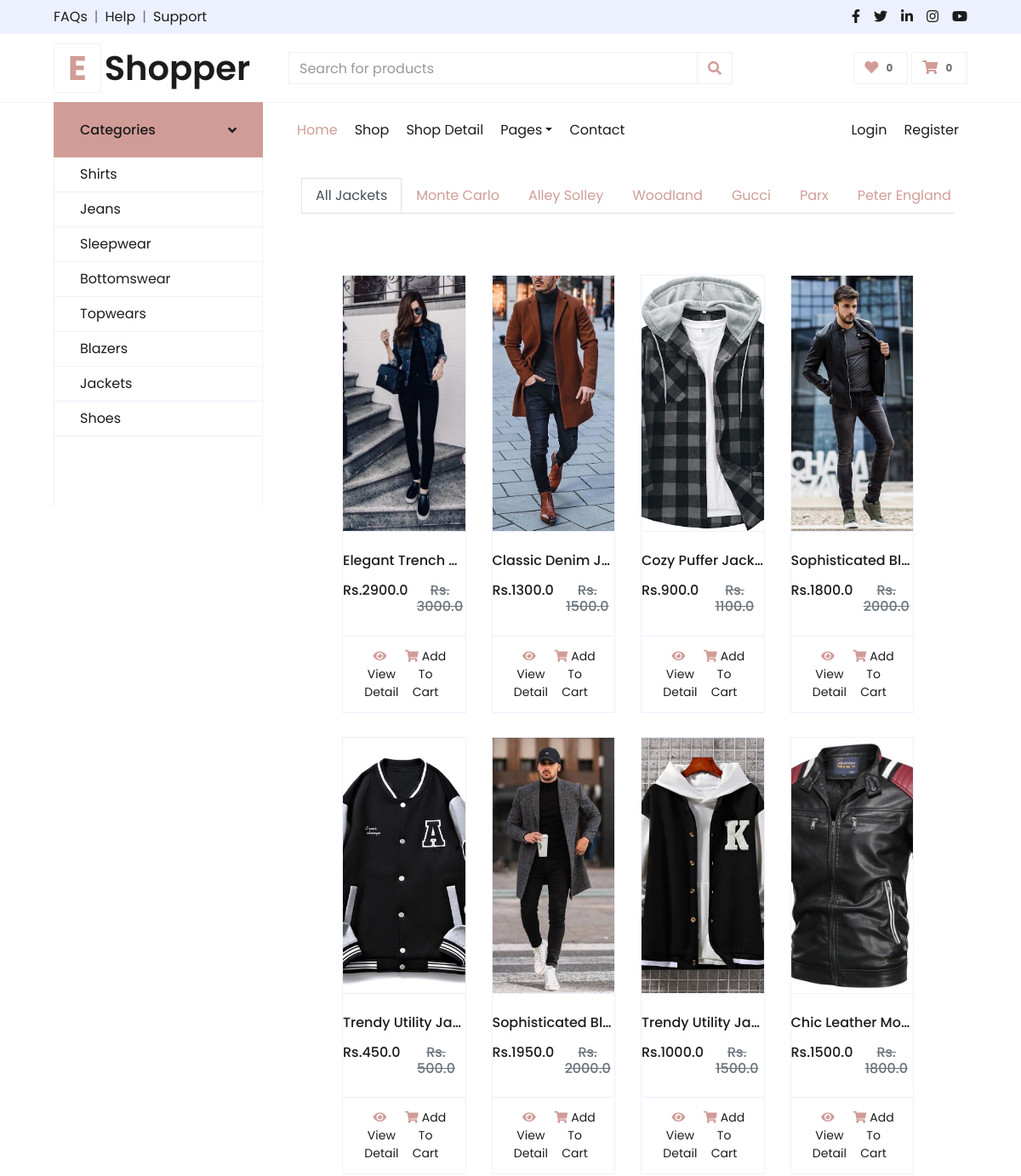
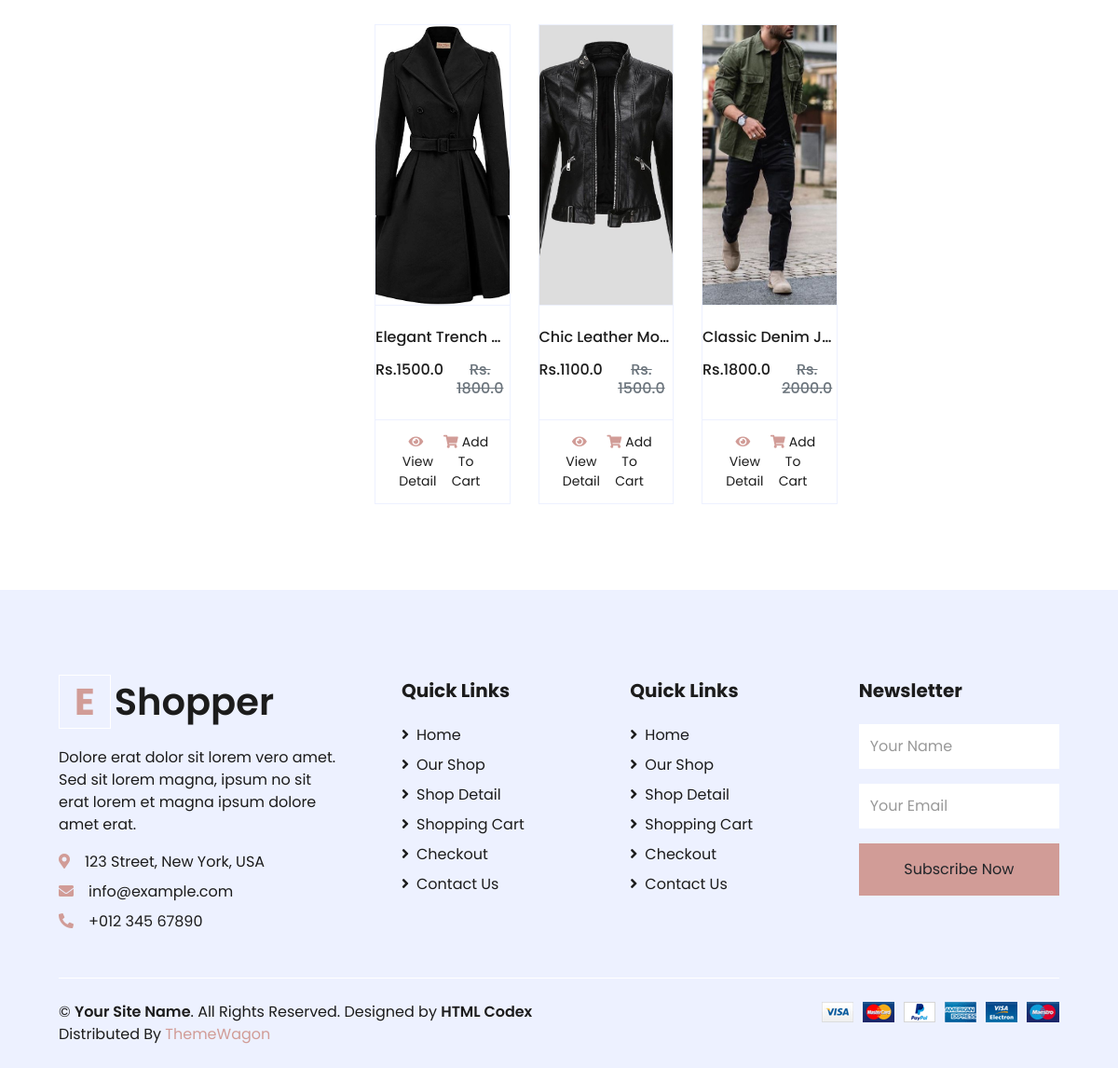
The app's page /jackets/ with its own data (2 pictures, top to bottom).
### consumer/models.py (models this page shows, shortened)
class Product(models.Model):
    title = models.CharField(max_length=200)
    selling_price = models.FloatField()
    discounted_price = models.FloatField()
    brand = models.CharField(max_length=100)
    description = models.TextField()
    category = models.CharField(choices=CATEGORY_CHOICES, max_length=50)
    product_img = models.ImageField(upload_to='productimg')

### consumer/views.py (the view)
# urls.py: path('jackets/',views.jackets,name='jackets'),
def jackets(request,data=None):
    if data is None:
        jackets = Product.objects.filter(category='J')
    elif data == 'Monte_Carlo' or data == 'Alley_Solley' or data == 'Woodland' or data == 'Gucci' or data == 'Parx' or data == 'Peter_England' or data == 'Royal_Enfield' or data == 'Levis':
        if data is not None:
            normalized_data = data.replace('_',' ')
        jackets = Product.objects.filter(category='J').filter(brand=normalized_data)
    elif data == 'below':
        jackets = Product.objects.filter(category='J').filter(discounted_price__lt=5000)
    elif data == 'above':
        jackets = Product.objects.filter(category='J').filter(discounted_price__gt=5000)
    return render(request,'consumer/jackets.html',{'jackets':jackets})

### consumer/templates/consumer/jackets.html (shortened to what this page needs)
{% extends "core/base.html" %}
{% load static %}
{% block body %}
<div class="container my-4">
  <ul class="nav nav-tabs flex-nowrap" style="overflow-x: auto; white-space: nowrap; display: flex;">
    <li class="nav-item">
      <a class="nav-link active" href="{% url 'jackets' %}">All Jackets</a>
    </li>
    <li class="nav-item">
      <a class="nav-link" href="{% url 'jacketsdata' 'Monte_Carlo' %}">Monte Carlo</a>
    </li>
    <li class="nav-item">
      <a class="nav-link" href="{% url 'jacketsdata' 'Alley_Solley' %}">Alley Solley</a>
    </li>
    <li class="nav-item">
      <a class="nav-link" href="{% url 'jacketsdata' 'Woodland' %}">Woodland</a>
    </li>
    <li class="nav-item">
      <a class="nav-link" href="{% url 'jacketsdata' 'Gucci' %}">Gucci</a>
    </li>
    <li class="nav-item">
      <a class="nav-link" href="{% url 'jacketsdata' 'Parx' %}">Parx</a>
    </li>
    <li class="nav-item">
      <a class="nav-link" href="{% url 'jacketsdata' 'Peter_England' %}">Peter England</a>
    </li>
  </ul>
</div>
<div class="container-fluid pt-5">
    <div class="row px-xl-5 pb-3">
        {% for product in jackets %}
        <div class="col-lg-3 col-md-6 col-sm-12 pb-1">
            <div class="card product-item border-0 mb-4">
                <div class="card-header product-img position-relative overflow-hidden bg-transparent border p-0">
                    <img class="img-fluid w-100" src="{{product.product_img.url}}" alt="Product Image" style="height: 300px; object-fit: cover;">
                </div>
                <div class="card-body border-left border-right text-center p-0 pt-4 pb-3">
                    <h6 class="text-truncate mb-3">{{product.title}}</h6>
                    <div class="d-flex justify-content-center">
                        <h6>Rs.{{product.discounted_price}}</h6>
                        <h6 class="text-muted ml-2"><del>Rs. {{product.selling_price}}</del></h6>
                    </div>
                </div>
                   <div class="card-footer d-flex justify-content-between bg-light border">
                    <a href="{% url 'product_detail' product.id %}" class="btn btn-sm text-dark p-0"><i class="fas fa-eye text-primary mr-1"></i>View Detail</a>
                   <form action="/add_to_cart" class="d-inline">
                        <button type="submit" class="btn btn-sm text-dark p-0"><i class="fas fa-shopping-cart text-primary mr-1"></i>Add To Cart</button>
                     </form>
                </div>
            </div>
        </div>
        {% endfor %}
    </div>
</div>
{% endblock body %}

### records on screen
Product: product_img (picture), title "Elegant Trench…", discounted_price "2900.0", selling_price "3000.0"
Product: product_img (picture), title "Classic Denim J…", discounted_price "1300.0", selling_price "1500.0"
Product: product_img (picture), title "Cozy Puffer Jack…", discounted_price "900.0", selling_price "1100.0"
Product: product_img (picture), title "Sophisticated Bl…", discounted_price "1800.0", selling_price "2000.0"
Product: product_img (picture), title "Trendy Utility Ja…", discounted_price "450.0", selling_price "500.0"
Product: product_img (picture), title "Sophisticated Bl…", discounted_price "1950.0", selling_price "2000.0"
Product: product_img (picture), title "Trendy Utility Ja…", discounted_price "1000.0", selling_price "1500.0"
Product: product_img (picture), title "Chic Leather Mo…", discounted_price "1500.0", selling_price "1800.0"
Product: product_img (picture), title "Elegant Trench…", discounted_price "1500.0", selling_price "1800.0"
Product: product_img (picture), title "Chic Leather Mo…", discounted_price "1100.0", selling_price "1500.0"
Product: product_img (picture), title "Classic Denim J…", discounted_price "1800.0", selling_price "2000.0"
